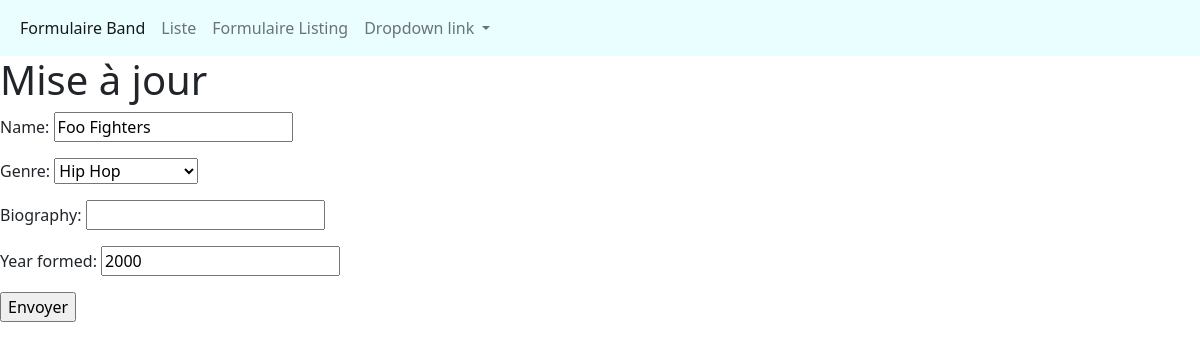
The app's page /bands/3/change/, older data.
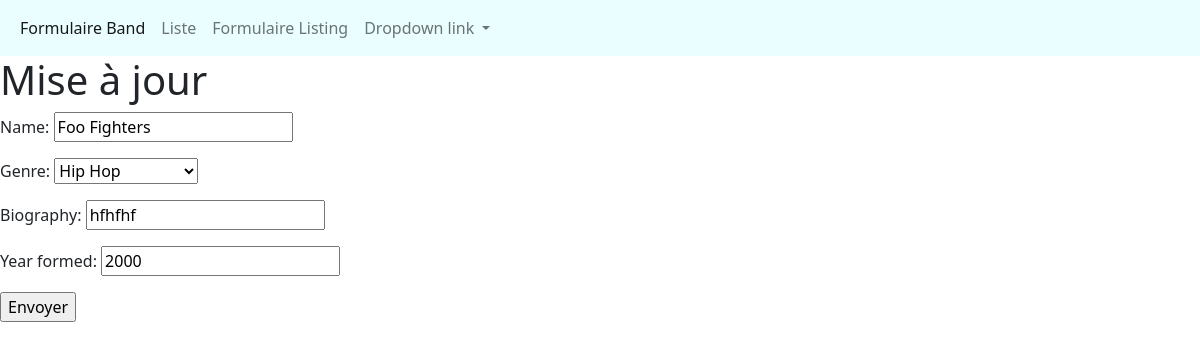
The same page, newer data.
### listings/models.py (models this page shows, shortened)
class Band(models.Model):
    class Genre(models.TextChoices):
        HIP_HOP ='HH'
        SYHTH_POP ='SP'
        ALTERNATIVE_ROCK ='AR'
    name = models.CharField(max_length=100)
    genre=models.CharField(max_length=100,choices=Genre.choices)
    biography=models.CharField(max_length=255)
    year_formed=models.IntegerField(validators=[MinValueValidator(1900), MaxValueValidator(2022)])
    active=models.BooleanField(default=True)
    official_homepage=models.URLField(null=True,blank=True)

### listings/views.py (the view)
# urls.py: path('bands/<int:id>/change/', views.band_update, name='band-update'),
def band_update(request,id):
    band=Band.objects.get(id=id)
    if request.method == "POST":
        form = BandForm(request.POST,instance=band)
        if form.is_valid():
           form.save()
           return redirect('band-detail',band.id)
    else:
        form = BandForm(instance=band)
    return render (request,'listings/band_update.html',{'form':form})

### listings/forms.py
class BandForm(forms.ModelForm):
    class Meta:
        model =Band
        exclude=('active','official_homepage')

### listings/templates/listings/band_update.html (shortened to what this page needs)
{% extends 'listings/base.html' %}
{% block content %}
<h1>Mise à jour </h1>
<form action="" method="post">
{{ form.as_p }}
 <input type="submit" value="Envoyer">
</form>
{% endblock content %}

Row changes from the older to the newer data that the page shows:
changed Band "Foo Fighters": biography (not shown) → "hfhfhf"
